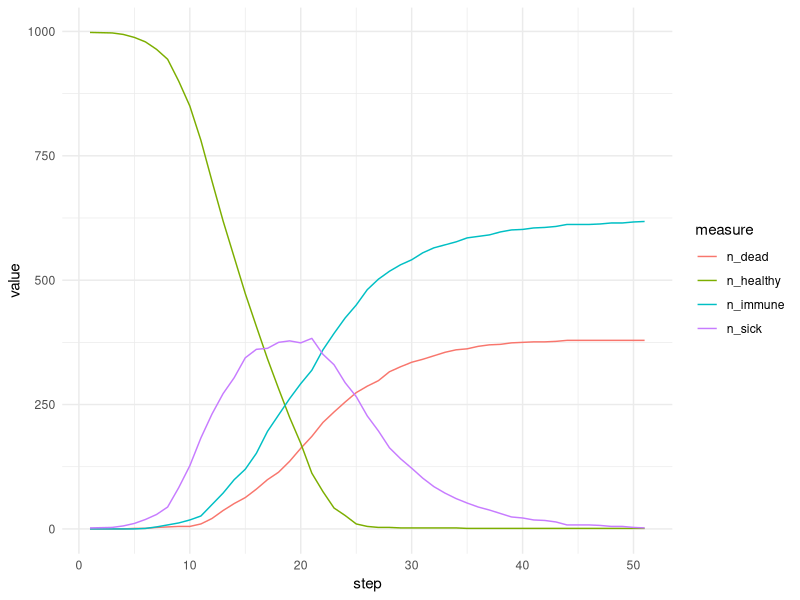

Recreate this plot in R. (Note: this script raises an error after producing the figure.)
library(R6)

Agent <- R6Class("Agent",
  public = list(
    state = character(),
    initialize = function(state = "healthy") {
      self$state <- state
    },
    update_state = function(sick_prob, recovery_prob, death_prob) {
      if (self$state == "healthy") { # If agent is healthy it can either stay healthy or get infected
        new_state <- sample(x = c("healthy", "sick"), 
                       size = 1, 
                       prob = c(1-sick_prob, sick_prob))
      } else if (self$state == "sick") { # A sick agent can continue being sick, recover and become immune or die
        new_state <- sample(x = c("sick", "immune", "dead"), 
                       size = 1, 
                       prob = c(1-(recovery_prob + death_prob), recovery_prob, death_prob))
      
      } else {
        new_state <- self$state # Immune and dead states do not change
      }
      self$state <- new_state  # Update state
    }
  )
)

World <- R6Class("World",
  public = list(
    size = NULL,
    world = NULL,
    
    initialize = function(size) {
      self$size <- size
      self$world <- matrix(vector("list", size * size), nrow = size, ncol = size)
      for (i in 1:size) {
        for (j in 1:size) {
          self$world[[i, j]] <- list()
        }
      }
    },
    
    add_agent = function(row, col, agent) {
      self$world[[row, col]] <- c(self$world[[row, col]], list(agent))
    },
    
    move_agents = function() {
      new_world <- matrix(vector("list", self$size * self$size), nrow = self$size, ncol = self$size)
      for (i in 1:self$size) {
        for (j in 1:self$size) {
          agents <- self$world[[i, j]]
          for (agent in agents) {
            if (agent$state != "dead") {
              move <- rnorm(2, mean = 0, sd = 1)
              new_row <- min(max(1, round(i + move[1])), self$size)
              new_col <- min(max(1, round(j + move[2])), self$size)
              new_world[[new_row, new_col]] <- c(new_world[[new_row, new_col]], list(agent))
            } else {
              new_world[[i, j]] <- c(new_world[[i, j]], list(agent))
            }
          }
        }
      }
      self$world <- new_world
    },
    
    update_states = function(beta, recovery_prob, death_prob) {
      # Iterate over all grid cells in the world and determine infection probability based on
      # the number of already sick individuals in that grid cell.
      for (i in 1:self$size) {
        for (j in 1:self$size) {
          agents <- self$world[[i, j]]
          num_sick <- sum(vapply(agents, function(agent) agent$state == "sick", logical(1)))
          # Now, probability of becoming sick is naively proportional to percentage of 
          # already sick individuals in a cell
          sick_prob <- 1 - ((1 - beta) ^ num_sick)
          for (agent in agents) {
            agent$update_state(sick_prob, recovery_prob, death_prob)
          }
        }
      }
    },
    
    get_counts = function() {
      counts <- data.frame(
        row = integer(),
        col = integer(),
        healthy = integer(),
        immune = integer(),
        sick = integer(),
        dead = integer()
      )
      for (i in 1:self$size) {
        for (j in 1:self$size) {
          agents <- self$world[[i, j]]
          counts <- rbind(counts, data.frame(
            row = i,
            col = j,
            healthy = sum(vapply(agents, function(agent) agent$state == "healthy", logical(1))),
            immune = sum(vapply(agents, function(agent) agent$state == "immune", logical(1))),
            sick = sum(vapply(agents, function(agent) agent$state == "sick", logical(1))),
            dead = sum(vapply(agents, function(agent) agent$state == "dead", logical(1)))
          ))
        }
      }
      return(counts)
    }
  )
)

library(ggplot2)
library(gganimate)
library(progress)

run_simulation <- function(size, num_steps, initial_immune, initial_sick, beta, recovery_prob, death_prob) {
  stopifnot(recovery_prob + death_prob <= 1) # some simplistic input validation
  pb <- progress_bar$new(total = num_steps + 1)
  
  world <- World$new(size)
  
  # Initialize agents
  if (initial_healthy > 0) {
    for (i in 1:initial_healthy) {
      row <- sample(1:size, 1)
      col <- sample(1:size, 1)
      world$add_agent(row, col, Agent$new())
    }
  }
  
  # Introduce immune and sick agents
  if (initial_immune > 0) {
    for (i in 1:initial_immune) {
      row <- sample(1:size, 1)
      col <- sample(1:size, 1)
      world$add_agent(row, col, Agent$new(state = "immune"))
    }
  }
  
  if (initial_sick > 0) {
    for (i in 1:initial_sick) {
      row <- sample(1:size, 1)
      col <- sample(1:size, 1)
      world$add_agent(row, col, Agent$new(state = "sick"))
    }
  }
  
  results <- list()
  
  # Save the initial state of the world
  counts <- world$get_counts()
  counts$step <- 1
  results[[1]] <- counts
  
  
  # Simulate one generation
  for (step in 2:num_steps + 1) {
    world$update_states(beta, recovery_prob, death_prob)
    world$move_agents()
    counts <- world$get_counts()
    counts$step <- step
    results[[step]] <- counts
    pb$tick()
  }
  
  results <- do.call(rbind, results)
  
  return(results)
}

visualize_simulation <- function(results) {
  p <- ggplot(results, aes(x = col, y = row)) +
    geom_tile(aes(fill = sick)) +
    scale_fill_gradient(low = "white", high = "red") +
    theme_minimal() +
    labs(title = "Disease Spread Simulation", x = "X", y = "Y", fill = "Sick Individuals") +
    transition_states(step, transition_length = 2, state_length = 1) +
    ease_aes('linear') +
    ggtitle('Disease Spread Simulation - Generation {closest_state}') +
    theme(plot.title = element_text(size = 16, face = "bold", hjust = 0.5))
  
  animate(p, nframes = length(unique(results$step)), fps = 2, renderer = gifski_renderer())
}



# Parameters
size <- 20                    # World size
num_steps <- 50               # Number of generations
initial_healthy <- 998
initial_immune <- 0
initial_sick <- 2
beta <- 0.5                  # Transmission probability
recovery_prob <- 0.1
death_prob <- 0.05

# Run the simulation
results <- run_simulation(size, num_steps, initial_immune, initial_sick, beta, recovery_prob, death_prob)

library(tidyverse)
results |> group_by(step) |> 
  summarise(n_sick = sum(sick), n_healthy = sum(healthy), n_immune = sum(immune), n_dead = sum(dead)) |> 
  pivot_longer(starts_with("n_"), names_to = 'measure') |> 
  ggplot(aes(x = step, y = value, col=measure)) + geom_line() + theme_minimal()

# Visualize the results
visualize_simulation(results)

# See a particular snapshot from simulation step N
results %>% filter(step == 1) %>% ggplot(aes(x = col, y = row)) +
  geom_tile(aes(fill = sick)) +
  scale_fill_gradient(low = "white", high = "red") +
  theme_minimal()
